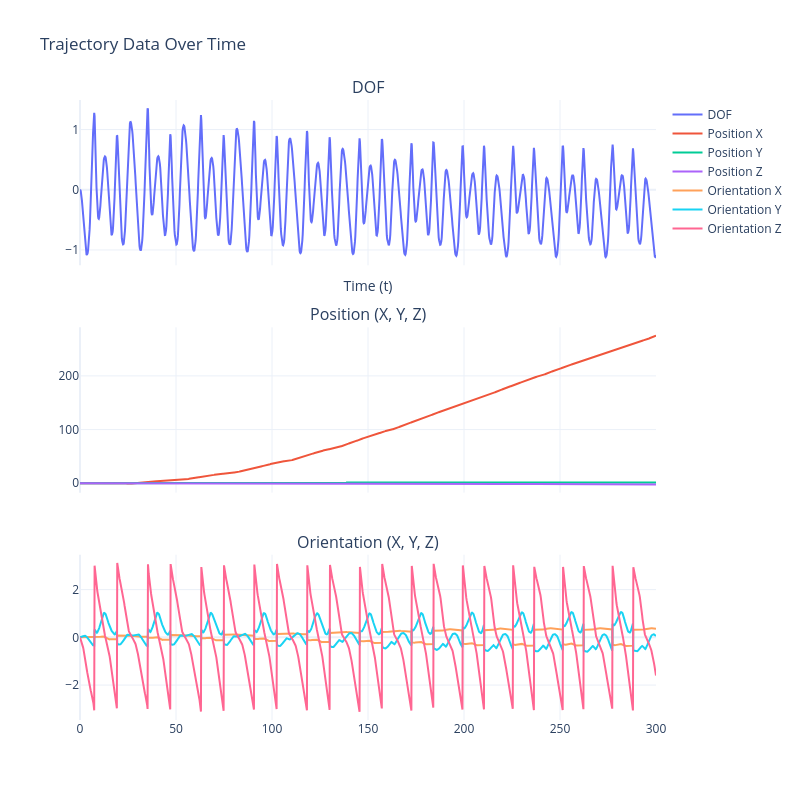

The code cell stored with this chart in its notebook:
### Code cell
# Extract position, orientation and dofs
positions = jnp.array([t[0] for t in trajectory])
orientations = jnp.array([t[1] for t in trajectory])
dofs = jnp.array([t[2][0] for t in trajectory])

# Time vector
t = jnp.linspace(0, final_time, len(trajectory))

# Create a subplot figure with 3 rows and 1 column
fig = make_subplots(
    rows=3, cols=1,
    subplot_titles=("DOF", "Position (X, Y, Z)", "Orientation (X, Y, Z)"),
    shared_xaxes=True,  # Share the x-axis for all plots (time)
    vertical_spacing=0.1  # Adjust vertical spacing (reduce clutter)
)

# Plot DOFs in the first subplot
fig.add_trace(go.Scatter(x=t, y=dofs, mode='lines', name='DOF'), row=1, col=1)

# Plot position components (X, Y, Z) in the second subplot
fig.add_trace(go.Scatter(x=t, y=positions[:, 0], mode='lines', name='Position X'), row=2, col=1)
fig.add_trace(go.Scatter(x=t, y=positions[:, 1], mode='lines', name='Position Y'), row=2, col=1)
fig.add_trace(go.Scatter(x=t, y=positions[:, 2], mode='lines', name='Position Z'), row=2, col=1)

# Plot orientation components (X, Y, Z) in the third subplot
fig.add_trace(go.Scatter(x=t, y=orientations[:, 0], mode='lines', name='Orientation X'), row=3, col=1)
fig.add_trace(go.Scatter(x=t, y=orientations[:, 1], mode='lines', name='Orientation Y'), row=3, col=1)
fig.add_trace(go.Scatter(x=t, y=orientations[:, 2], mode='lines', name='Orientation Z'), row=3, col=1)

# Update layout for titles and labels
fig.update_layout(
    title="Trajectory Data Over Time",
    xaxis_title="Time (t)",
    # yaxis_title="Values (Position/Orientation Components)",
    template="plotly_white",  # Set the background to white
    showlegend=True,  # Show legend to distinguish between the traces
    height=800,  # Set figure height
    width=800,   # Set figure width
    plot_bgcolor='white',  # Set the plot background to white
    paper_bgcolor='white'  # Set the paper background to white
)

# Show the plot
fig.show()

### Figure 1 — Plotly figure (JSON) as saved in the notebook; plotly's stock layout.template omitted (floating-point values rounded to 4 significant figures; data arrays with more than 128 entries replaced by an {"elided": "..."} marker saying what was removed)
{"data": [{"mode": "lines", "name": "DOF", "type": "scatter", "x": {"elided": "1501 float values"}, "xaxis": "x", "y": {"elided": "1501 float values"}, "yaxis": "y"}, {"mode": "lines", "name": "Position X", "type": "scatter", "x": {"elided": "1501 float values"}, "xaxis": "x2", "y": {"elided": "1501 float values"}, "yaxis": "y2"}, {"mode": "lines", "name": "Position Y", "type": "scatter", "x": {"elided": "1501 float values"}, "xaxis": "x2", "y": {"elided": "1501 float values"}, "yaxis": "y2"}, {"mode": "lines", "name": "Position Z", "type": "scatter", "x": {"elided": "1501 float values"}, "xaxis": "x2", "y": {"elided": "1501 float values"}, "yaxis": "y2"}, {"mode": "lines", "name": "Orientation X", "type": "scatter", "x": {"elided": "1501 float values"}, "xaxis": "x3", "y": {"elided": "1501 float values"}, "yaxis": "y3"}, {"mode": "lines", "name": "Orientation Y", "type": "scatter", "x": {"elided": "1501 float values"}, "xaxis": "x3", "y": {"elided": "1501 float values"}, "yaxis": "y3"}, {"mode": "lines", "name": "Orientation Z", "type": "scatter", "x": {"elided": "1501 float values"}, "xaxis": "x3", "y": {"elided": "1501 float values"}, "yaxis": "y3"}], "layout": {"annotations": [{"font": {"size": 16}, "showarrow": false, "text": "DOF", "x": 0.5, "xanchor": "center", "xref": "paper", "y": 1, "yanchor": "bottom", "yref": "paper"}, {"font": {"size": 16}, "showarrow": false, "text": "Position (X, Y, Z)", "x": 0.5, "xanchor": "center", "xref": "paper", "y": 0.6333, "yanchor": "bottom", "yref": "paper"}, {"font": {"size": 16}, "showarrow": false, "text": "Orientation (X, Y, Z)", "x": 0.5, "xanchor": "center", "xref": "paper", "y": 0.2667, "yanchor": "bottom", "yref": "paper"}], "height": 800, "paper_bgcolor": "white", "plot_bgcolor": "white", "showlegend": true, "title": {"text": "Trajectory Data Over Time"}, "width": 800, "xaxis": {"anchor": "y", "domain": [0, 1], "matches": "x3", "showticklabels": false, "title": {"text": "Time (t)"}}, "xaxis2": {"anchor": "y2", "domain": [0, 1], "matches": "x3", "showticklabels": false}, "xaxis3": {"anchor": "y3", "domain": [0, 1]}, "yaxis": {"anchor": "x", "domain": [0.7333, 1]}, "yaxis2": {"anchor": "x2", "domain": [0.3667, 0.6333]}, "yaxis3": {"anchor": "x3", "domain": [0, 0.2667]}}}
